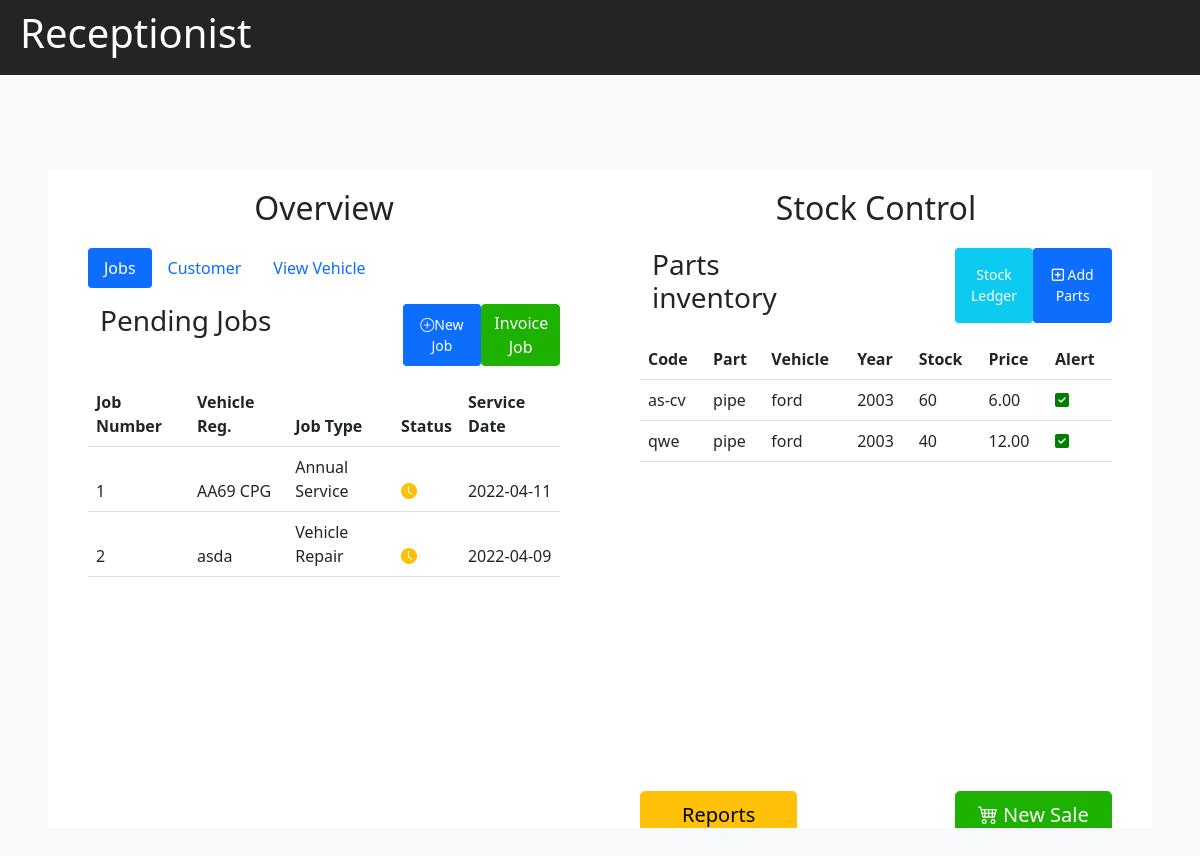
The app's page /receptionPage.php, older data.
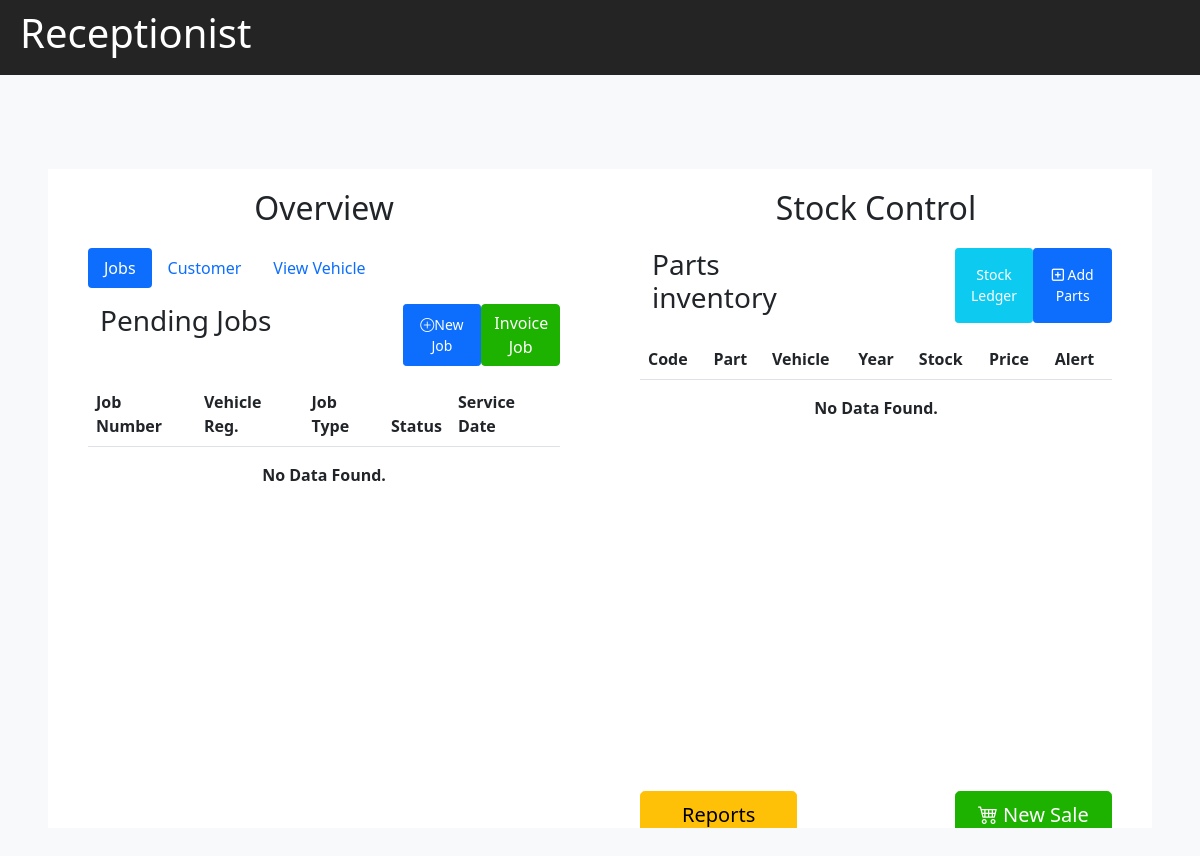
The same page, newer data.
### tables this page shows
CREATE TABLE `job_garits` (
  `jobNo` int(10) NOT NULL,
  `jobType` varchar(255) NOT NULL,
  `mechanicID` int(100) DEFAULT NULL,
  `estimateTime` varchar(255) NOT NULL,
  `jobStatus` varchar(255) DEFAULT NULL,
  `carRegistration` varchar(255) NOT NULL,
  `dateCaptured` timestamp NOT NULL DEFAULT current_timestamp() ON UPDATE current_timestamp(),
  `serviceDate` date NOT NULL,
  `totalPrice` decimal(10,2) DEFAULT NULL
);

CREATE TABLE `parts_garits` (
  `partCode` varchar(255) NOT NULL,
  `partName` varchar(255) NOT NULL,
  `manufacture` varchar(255) NOT NULL,
  `vechileType` varchar(255) NOT NULL,
  `years` varchar(255) NOT NULL,
  `price` decimal(5,2) NOT NULL,
  `stockLevel` int(10) NOT NULL,
  `dateReported` timestamp NOT NULL DEFAULT current_timestamp() ON UPDATE current_timestamp(),
  `threshold` int(10) NOT NULL
);

### receptionPage.php (the view, shortened to what this page needs)
<!DOCTYPE html>
<html lang="en">
<head>
    <link href="https://cdn.jsdelivr.net/npm/bootstrap@5.1.3/dist/css/bootstrap.min.css" rel="stylesheet">
    <link href="reception/style.css" rel="stylesheet">
</head>
<body>
    <nav>
        <h1>Receptionist</h1>
    </nav>
    <div class="row content justify-content-between " style="height: 90vh">
        <div class="box col isolated bg-primary box-shadow">
            <div class="line">
                <h2>Overview</h2>
            </div>
            <ul class="nav nav-pills mb-3 " id="pills-tab" role="tablist">
                <li class="nav-item" role="presentation">
                    <button class="nav-link active" id="jobPending-tab" data-bs-toggle="pill" data-bs-target="#pills-jobPending" type="button" role="tab" aria-controls="pills-jobPending" aria-selected="true">Jobs</button>
                </li>
                <li class="nav-item" role="presentation">
                    <button class="nav-link" id="pills-Customer-tab" data-bs-toggle="pill" data-bs-target="#pills-Customer" type="button" role="tab" aria-controls="pills-Customer" aria-selected="false">Customer</button>
                </li>
                <li class="nav-item" role="presentation">
                    <button class="nav-link" id="pills-Vehicle-tab" data-bs-toggle="pill" data-bs-target="#pills-Vehicle" type="button" role="tab" aria-controls="pills-Vehicle" aria-selected="false">View Vehicle</button>
                </li>
            </ul>
            <div class="tab-content" id="pills-tabContent">
                <div class="tab-pane fade show active" id="pills-jobPending" role="tabpanel" aria-labelledby="pills-jobPending-tab">
                    <div class="line" style="height: 73%">
                        <div class="row text-left justify-content-between m-0 mb-3">
                            <h3 class="col-5 pl-0">Pending Jobs</h3>
                            <button type="button" class="btn btn-primary col-2 offset-3 btn-sm" data-toggle="modal" data-target="#newJobModal"><i class="bi bi-plus-circle"></i>New Job</button>
                            <button type="button" class="col-2 btn btn-success"><a href="reception/receptionInvoice.php" class="text-decoration-none text-white" target="_blank" rel="noopener noreferrer">Invoice Job</a></button>
                        </div>
                        <table class="table">
                            <thead>
                                <tr>
                                    <th scope="col">Job Number</th>
                                    <th scope="col">Vehicle Reg.</th>
                                    <th scope="col">Job Type</th>
                                    <th scope="col">Status</th>
                                    <th scope="col">Service Date</th>
                                </tr>
                                <?php
                                include 'reception/connect.php';
                                $sql = "SELECT jobNo,carRegistration,jobType,jobStatus,serviceDate from job_garits";
                                $result = $db->query($sql);
                                if ($result->num_rows > 0) {
                                    while ($row = $result->fetch_assoc()) {
                                        $status_icon = $row["jobStatus"] == "Complete" ?
                                            "<i class='bi bi-person-check-fill text-success'></i>"
                                            :
                                            "<i class='bi bi-clock-fill text-warning'></i>";
                                        echo "<tr><td>" . $row["jobNo"] . "</td><td>" . $row["carRegistration"] . "</td><td>" . $row["jobType"] . "</td><td>" . $status_icon . "</td><td>" . $row["serviceDate"] . "</td></tr>";
                                    }
                                    echo "</table>";
                                } else {
                                    echo "</table><b>No Data Found.</b>";
                                }
                                ?>
                    </div>
                </div>
            </div>
        </div>
        <div class="box col bg-primary box-shadow">
            <div class="line">
                <h2>Stock Control</h2>
            </div>
            <div class="row text-left justify-content-between m-0 mb-3">
                <h3 class="col-5 pl-0">Parts inventory</h3>
                <button type="button" class="btn btn-info col-2 offset-3 btn-sm  text-white" data-toggle="modal" data-target="#stockLedgerModal">Stock Ledger</button>
                <button type="button" class="btn btn-primary col-2 btn-sm" data-toggle="modal" data-target="#newPartsModal"><i class='far fa-plus-square' style='color:white'></i> Add Parts</button>
            </div>
            <div class="line" style="height: 73%">
                <table class="table">
                    <thead>
                        <tr>
                            <th scope="col">Code</th>
                            <th scope="col">Part</th>
                            <th scope="col">Vehicle</th>
                            <th scope="col">Year</th>
                            <th scope="col">Stock</th>
                            <th scope="col">Price</th>
                            <th scope="col">Alert</th>
                        </tr>
                        <?php
                        include 'reception/connect.php';
                        $sqlParts = "SELECT partCode,partName, vechileType, years, stockLevel,price, threshold
                        from parts_garits";
                        $resultParts = $db->query($sqlParts);
                        if ($resultParts->num_rows > 0) {
                            while ($row = $resultParts->fetch_assoc()) {
                                $alert = $row["stockLevel"] <= $row["threshold"] ?
                                    "<i class='fas fa-exclamation-triangle' style='color:red'></i>" :
                                    "<i class='fas fa-check-square' style='color:green'></i>";
                                echo "<tr><td>" . $row["partCode"] . "</td><td>" . $row["partName"] . "</td><td>" . $row["vechileType"] . "</td><td>" . $row['years'] . "</td><td>" . $row['stockLevel'] . "</td><td>" . $row['price'] . "</td><td" .
                                    "</td><td>" . $alert . "</td></tr>";
                            }
                            echo " </thead></table>";
                        } else {
                            echo "</table><b>No Data Found.</b>";
                        }
                        ?>
            </div>
            <div class="row justify-content-start m-0" style="margin-top: 40px;">
                <button type="button" class="btn btn-warning btn-lg col-4"><a href="reception/receptionReport.php" class="text-decoration-none text-black" target="_blank" rel="noopener noreferrer">Reports</a></button>
                <button type="button" class="btn btn-success btn-lg offset-4 col-4" data-toggle="modal" data-target="#newSaleModal"><i class="bi bi-cart4"></i> New Sale</button>
            </div>
        </div>
    </div>
</body>
</html>

### reception/style.css (style rules this page uses)
body { min-height: 90vh; background-color: #F8F9FA; align-items: center; }
nav { height: 8vh; padding: 1vh 20px; background-color: #242424; color: #fff; }
.box { text-align: center; height: 70vh; padding: 20px 40px; overflow: scroll; }
.content { min-height: 70vh; align-items: center; margin: 0 4%; }
.bg-primary { background-color: #fff !important; }
.line { display: block; }
table { text-align: start; }
.text-left { text-align: start; }
h2 { margin-bottom: 20px; }
.btn-success { background-color: #1DB100; border-color: #1DB100; }

Row changes from the older to the newer data that the page shows:
removed job_garits: jobNo "1", carRegistration "AA69 CPG", jobType "Annual Service", serviceDate "2022-04-11"
removed job_garits: jobNo "2", carRegistration "asda", jobType "Vehicle Repair", serviceDate "2022-04-09"
removed parts_garits: partCode "as-cv", partName "pipe", vechileType "ford", years "2003", stockLevel "60", price "6.00", threshold 50 (drawn)
removed parts_garits: partCode "qwe", partName "pipe", vechileType "ford", years "2003", stockLevel "40", price "12.00", threshold 1 (drawn)
Text that changed along with them:
text now shown: "No Data Found. No Data Found."
